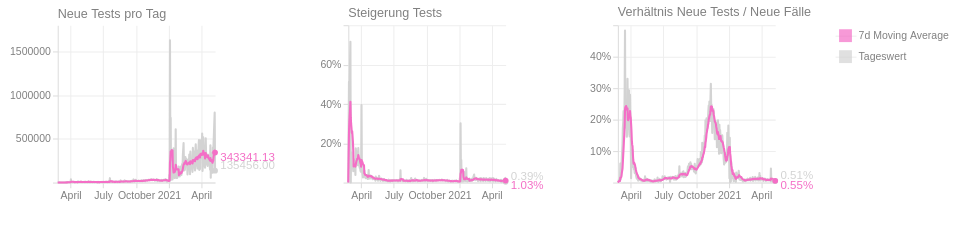

Write the Vega-Lite specification saved for this chart.
### Vega-Lite specification from a JSON file in a GitHub repository (floating-point values rounded to 4 significant figures; data arrays with more than 128 entries replaced by an {"elided": "..."} marker saying what was removed)
{"$schema": "https://vega.github.io/schema/vega-lite/v5.json", "config": {"axis": {"domainColor": "#ddd", "grid": true, "gridColor": "#eee", "labelBound": true, "labelColor": "gray", "minExtent": 50, "tickColor": "#ddd"}, "title": {"anchor": "start", "color": "gray", "dx": 50, "dy": 0, "fontSize": 12, "fontWeight": "normal"}, "view": {"continuousHeight": 300, "continuousWidth": 400, "strokeWidth": 0}}, "data": {"name": "data-efd1b5fba4a5753476e2f655ea834a0b"}, "datasets": {"data-793b2339a016668726e02e8737965916": [{"label": "Tageswert"}, {"label": "7d Moving Average"}], "data-efd1b5fba4a5753476e2f655ea834a0b": {"elided": "431 records"}}, "hconcat": [{"layer": [{"encoding": {"tooltip": [{"field": "date", "type": "temporal"}, {"field": "diff", "type": "quantitative"}], "x": {"field": "date", "title": "", "type": "temporal"}, "y": {"field": "diff", "impute": {"method": "mean"}, "title": "", "type": "quantitative"}}, "height": 150, "mark": {"color": "lightgray", "size": 2, "strokeJoin": "round", "type": "line"}, "transform": [{"as": "date", "field": "dataTime", "timeUnit": "yearmonthdate"}, {"aggregate": [{"as": "max_total_tests", "field": "total_tests", "op": "max"}, {"as": "max_total_confirmed", "field": "total_confirmed", "op": "max"}], "groupby": ["date"]}, {"frame": [-1, 0], "window": [{"as": "rolling_max", "field": "max_total_tests", "op": "max"}, {"as": "rolling_min", "field": "max_total_tests", "op": "min"}, {"as": "rolling_max_confirmed", "field": "max_total_confirmed", "op": "max"}, {"as": "rolling_min_confirmed", "field": "max_total_confirmed", "op": "min"}]}, {"as": "diff", "calculate": "(datum.rolling_max - datum.rolling_min)"}], "width": 150}, {"encoding": {"x": {"field": "date", "title": "", "type": "temporal"}, "y": {"axis": {"format": "2f", "title": ""}, "field": "rolling_mean", "type": "quantitative"}}, "height": 150, "mark": {"color": "#f46ec6", "size": 2, "strokeJoin": "round", "type": "line"}, "transform": [{"as": "date", "field": "dataTime", "timeUnit": "yearmonthdate"}, {"aggregate": [{"as": "max_total_tests", "field": "total_tests", "op": "max"}, {"as": "max_total_confirmed", "field": "total_confirmed", "op": "max"}], "groupby": ["date"]}, {"frame": [-1, 0], "window": [{"as": "rolling_max", "field": "max_total_tests", "op": "max"}, {"as": "rolling_min", "field": "max_total_tests", "op": "min"}, {"as": "rolling_max_confirmed", "field": "max_total_confirmed", "op": "max"}, {"as": "rolling_min_confirmed", "field": "max_total_confirmed", "op": "min"}]}, {"as": "diff", "calculate": "(datum.rolling_max - datum.rolling_min)"}, {"frame": [-7, 0], "window": [{"as": "rolling_mean", "field": "diff", "op": "mean"}]}], "width": 150}, {"encoding": {"text": {"field": "diff", "format": ".2f", "type": "quantitative"}, "x": {"field": "date", "type": "temporal"}, "y": {"field": "diff", "title": "", "type": "quantitative"}}, "height": 150, "mark": {"align": "left", "color": "lightgray", "dx": 5, "dy": -5, "type": "text"}, "transform": [{"as": "date", "field": "dataTime", "timeUnit": "yearmonthdate"}, {"aggregate": [{"as": "max_total_tests", "field": "total_tests", "op": "max"}, {"as": "max_total_confirmed", "field": "total_confirmed", "op": "max"}], "groupby": ["date"]}, {"frame": [-1, 0], "window": [{"as": "rolling_max", "field": "max_total_tests", "op": "max"}, {"as": "rolling_min", "field": "max_total_tests", "op": "min"}, {"as": "rolling_max_confirmed", "field": "max_total_confirmed", "op": "max"}, {"as": "rolling_min_confirmed", "field": "max_total_confirmed", "op": "min"}]}, {"as": "diff", "calculate": "(datum.rolling_max - datum.rolling_min)"}, {"sort": [{"field": "date", "order": "descending"}], "window": [{"as": "rank", "field": "date", "op": "rank"}]}, {"filter": "(datum.rank === 1)"}], "width": 150}, {"encoding": {"x": {"field": "date", "type": "temporal"}, "y": {"field": "diff", "title": "", "type": "quantitative"}}, "height": 150, "mark": {"color": "lightgray", "opacity": 1, "type": "circle"}, "transform": [{"as": "date", "field": "dataTime", "timeUnit": "yearmonthdate"}, {"aggregate": [{"as": "max_total_tests", "field": "total_tests", "op": "max"}, {"as": "max_total_confirmed", "field": "total_confirmed", "op": "max"}], "groupby": ["date"]}, {"frame": [-1, 0], "window": [{"as": "rolling_max", "field": "max_total_tests", "op": "max"}, {"as": "rolling_min", "field": "max_total_tests", "op": "min"}, {"as": "rolling_max_confirmed", "field": "max_total_confirmed", "op": "max"}, {"as": "rolling_min_confirmed", "field": "max_total_confirmed", "op": "min"}]}, {"as": "diff", "calculate": "(datum.rolling_max - datum.rolling_min)"}, {"sort": [{"field": "date", "order": "descending"}], "window": [{"as": "rank", "field": "date", "op": "rank"}]}, {"filter": "(datum.rank === 1)"}], "width": 150}, {"encoding": {"text": {"field": "rolling_mean", "format": ".2f", "type": "quantitative"}, "x": {"field": "date", "type": "temporal"}, "y": {"field": "rolling_mean", "title": "", "type": "quantitative"}}, "height": 150, "mark": {"align": "left", "color": "#f46ec6", "dx": 5, "dy": 5, "type": "text"}, "transform": [{"as": "date", "field": "dataTime", "timeUnit": "yearmonthdate"}, {"aggregate": [{"as": "max_total_tests", "field": "total_tests", "op": "max"}, {"as": "max_total_confirmed", "field": "total_confirmed", "op": "max"}], "groupby": ["date"]}, {"frame": [-1, 0], "window": [{"as": "rolling_max", "field": "max_total_tests", "op": "max"}, {"as": "rolling_min", "field": "max_total_tests", "op": "min"}, {"as": "rolling_max_confirmed", "field": "max_total_confirmed", "op": "max"}, {"as": "rolling_min_confirmed", "field": "max_total_confirmed", "op": "min"}]}, {"as": "diff", "calculate": "(datum.rolling_max - datum.rolling_min)"}, {"frame": [-7, 0], "window": [{"as": "rolling_mean", "field": "diff", "op": "mean"}]}, {"sort": [{"field": "date", "order": "descending"}], "window": [{"as": "rank", "field": "date", "op": "rank"}]}, {"filter": "(datum.rank === 1)"}], "width": 150}, {"encoding": {"x": {"field": "date", "type": "temporal"}, "y": {"field": "rolling_mean", "title": "", "type": "quantitative"}}, "height": 150, "mark": {"color": "#f46ec6", "opacity": 1, "type": "circle"}, "transform": [{"as": "date", "field": "dataTime", "timeUnit": "yearmonthdate"}, {"aggregate": [{"as": "max_total_tests", "field": "total_tests", "op": "max"}, {"as": "max_total_confirmed", "field": "total_confirmed", "op": "max"}], "groupby": ["date"]}, {"frame": [-1, 0], "window": [{"as": "rolling_max", "field": "max_total_tests", "op": "max"}, {"as": "rolling_min", "field": "max_total_tests", "op": "min"}, {"as": "rolling_max_confirmed", "field": "max_total_confirmed", "op": "max"}, {"as": "rolling_min_confirmed", "field": "max_total_confirmed", "op": "min"}]}, {"as": "diff", "calculate": "(datum.rolling_max - datum.rolling_min)"}, {"frame": [-7, 0], "window": [{"as": "rolling_mean", "field": "diff", "op": "mean"}]}, {"sort": [{"field": "date", "order": "descending"}], "window": [{"as": "rank", "field": "date", "op": "rank"}]}, {"filter": "(datum.rank === 1)"}], "width": 150}, {"encoding": {"tooltip": [{"field": "date", "title": "Datum", "type": "temporal"}, {"field": "rolling_mean", "format": ".2f", "title": "7d Moving Average", "type": "quantitative"}], "x": {"field": "date", "title": "", "type": "temporal"}, "y": {"field": "rolling_mean", "title": "", "type": "quantitative"}}, "height": 150, "mark": {"color": "#f46ec6", "opacity": 0, "size": 200, "type": "circle"}, "transform": [{"as": "date", "field": "dataTime", "timeUnit": "yearmonthdate"}, {"aggregate": [{"as": "max_total_tests", "field": "total_tests", "op": "max"}, {"as": "max_total_confirmed", "field": "total_confirmed", "op": "max"}], "groupby": ["date"]}, {"frame": [-1, 0], "window": [{"as": "rolling_max", "field": "max_total_tests", "op": "max"}, {"as": "rolling_min", "field": "max_total_tests", "op": "min"}, {"as": "rolling_max_confirmed", "field": "max_total_confirmed", "op": "max"}, {"as": "rolling_min_confirmed", "field": "max_total_confirmed", "op": "min"}]}, {"as": "diff", "calculate": "(datum.rolling_max - datum.rolling_min)"}, {"frame": [-7, 0], "window": [{"as": "rolling_mean", "field": "diff", "op": "mean"}]}], "width": 150}, {"encoding": {"tooltip": [{"field": "date", "title": "Datum", "type": "temporal"}, {"field": "diff", "format": ".2f", "title": "Neue Tests", "type": "quantitative"}], "x": {"field": "date", "title": "", "type": "temporal"}, "y": {"field": "diff", "title": "", "type": "quantitative"}}, "height": 150, "mark": {"color": "lightgray", "opacity": 0, "size": 200, "type": "circle"}, "transform": [{"as": "date", "field": "dataTime", "timeUnit": "yearmonthdate"}, {"aggregate": [{"as": "max_total_tests", "field": "total_tests", "op": "max"}, {"as": "max_total_confirmed", "field": "total_confirmed", "op": "max"}], "groupby": ["date"]}, {"frame": [-1, 0], "window": [{"as": "rolling_max", "field": "max_total_tests", "op": "max"}, {"as": "rolling_min", "field": "max_total_tests", "op": "min"}, {"as": "rolling_max_confirmed", "field": "max_total_confirmed", "op": "max"}, {"as": "rolling_min_confirmed", "field": "max_total_confirmed", "op": "min"}]}, {"as": "diff", "calculate": "(datum.rolling_max - datum.rolling_min)"}], "width": 150}], "title": "Neue Tests pro Tag"}, {"layer": [{"encoding": {"tooltip": [{"field": "date", "type": "temporal"}, {"field": "diff", "type": "quantitative"}], "x": {"field": "date", "title": "", "type": "temporal"}, "y": {"field": "diff", "impute": {"method": "mean"}, "title": "", "type": "quantitative"}}, "height": 150, "mark": {"color": "lightgray", "size": 2, "strokeJoin": "round", "type": "line"}, "transform": [{"as": "date", "field": "dataTime", "timeUnit": "yearmonthdate"}, {"aggregate": [{"as": "max_total_tests", "field": "total_tests", "op": "max"}, {"as": "max_total_confirmed", "field": "total_confirmed", "op": "max"}], "groupby": ["date"]}, {"frame": [-1, 0], "window": [{"as": "rolling_max", "field": "max_total_tests", "op": "max"}, {"as": "rolling_min", "field": "max_total_tests", "op": "min"}, {"as": "rolling_max_confirmed", "field": "max_total_confirmed", "op": "max"}, {"as": "rolling_min_confirmed", "field": "max_total_confirmed", "op": "min"}]}, {"as": "diff", "calculate": "(datum.rolling_max - datum.rolling_min) / datum.rolling_max"}], "width": 150}, {"encoding": {"x": {"field": "date", "title": "", "type": "temporal"}, "y": {"axis": {"format": "2%", "title": ""}, "field": "rolling_mean", "type": "quantitative"}}, "height": 150, "mark": {"color": "#f46ec6", "size": 2, "strokeJoin": "round", "type": "line"}, "transform": [{"as": "date", "field": "dataTime", "timeUnit": "yearmonthdate"}, {"aggregate": [{"as": "max_total_tests", "field": "total_tests", "op": "max"}, {"as": "max_total_confirmed", "field": "total_confirmed", "op": "max"}], "groupby": ["date"]}, {"frame": [-1, 0], "window": [{"as": "rolling_max", "field": "max_total_tests", "op": "max"}, {"as": "rolling_min", "field": "max_total_tests", "op": "min"}, {"as": "rolling_max_confirmed", "field": "max_total_confirmed", "op": "max"}, {"as": "rolling_min_confirmed", "field": "max_total_confirmed", "op": "min"}]}, {"as": "diff", "calculate": "(datum.rolling_max - datum.rolling_min) / datum.rolling_max"}, {"frame": [-7, 0], "window": [{"as": "rolling_mean", "field": "diff", "op": "mean"}]}], "width": 150}, {"encoding": {"text": {"field": "diff", "format": ".2%", "type": "quantitative"}, "x": {"field": "date", "type": "temporal"}, "y": {"field": "diff", "title": "", "type": "quantitative"}}, "height": 150, "mark": {"align": "left", "color": "lightgray", "dx": 5, "dy": -5, "type": "text"}, "transform": [{"as": "date", "field": "dataTime", "timeUnit": "yearmonthdate"}, {"aggregate": [{"as": "max_total_tests", "field": "total_tests", "op": "max"}, {"as": "max_total_confirmed", "field": "total_confirmed", "op": "max"}], "groupby": ["date"]}, {"frame": [-1, 0], "window": [{"as": "rolling_max", "field": "max_total_tests", "op": "max"}, {"as": "rolling_min", "field": "max_total_tests", "op": "min"}, {"as": "rolling_max_confirmed", "field": "max_total_confirmed", "op": "max"}, {"as": "rolling_min_confirmed", "field": "max_total_confirmed", "op": "min"}]}, {"as": "diff", "calculate": "(datum.rolling_max - datum.rolling_min) / datum.rolling_max"}, {"sort": [{"field": "date", "order": "descending"}], "window": [{"as": "rank", "field": "date", "op": "rank"}]}, {"filter": "(datum.rank === 1)"}], "width": 150}, {"encoding": {"x": {"field": "date", "type": "temporal"}, "y": {"field": "diff", "title": "", "type": "quantitative"}}, "height": 150, "mark": {"color": "lightgray", "opacity": 1, "type": "circle"}, "transform": [{"as": "date", "field": "dataTime", "timeUnit": "yearmonthdate"}, {"aggregate": [{"as": "max_total_tests", "field": "total_tests", "op": "max"}, {"as": "max_total_confirmed", "field": "total_confirmed", "op": "max"}], "groupby": ["date"]}, {"frame": [-1, 0], "window": [{"as": "rolling_max", "field": "max_total_tests", "op": "max"}, {"as": "rolling_min", "field": "max_total_tests", "op": "min"}, {"as": "rolling_max_confirmed", "field": "max_total_confirmed", "op": "max"}, {"as": "rolling_min_confirmed", "field": "max_total_confirmed", "op": "min"}]}, {"as": "diff", "calculate": "(datum.rolling_max - datum.rolling_min) / datum.rolling_max"}, {"sort": [{"field": "date", "order": "descending"}], "window": [{"as": "rank", "field": "date", "op": "rank"}]}, {"filter": "(datum.rank === 1)"}], "width": 150}, {"encoding": {"text": {"field": "rolling_mean", "format": ".2%", "type": "quantitative"}, "x": {"field": "date", "type": "temporal"}, "y": {"field": "rolling_mean", "title": "", "type": "quantitative"}}, "height": 150, "mark": {"align": "left", "color": "#f46ec6", "dx": 5, "dy": 5, "type": "text"}, "transform": [{"as": "date", "field": "dataTime", "timeUnit": "yearmonthdate"}, {"aggregate": [{"as": "max_total_tests", "field": "total_tests", "op": "max"}, {"as": "max_total_confirmed", "field": "total_confirmed", "op": "max"}], "groupby": ["date"]}, {"frame": [-1, 0], "window": [{"as": "rolling_max", "field": "max_total_tests", "op": "max"}, {"as": "rolling_min", "field": "max_total_tests", "op": "min"}, {"as": "rolling_max_confirmed", "field": "max_total_confirmed", "op": "max"}, {"as": "rolling_min_confirmed", "field": "max_total_confirmed", "op": "min"}]}, {"as": "diff", "calculate": "(datum.rolling_max - datum.rolling_min) / datum.rolling_max"}, {"frame": [-7, 0], "window": [{"as": "rolling_mean", "field": "diff", "op": "mean"}]}, {"sort": [{"field": "date", "order": "descending"}], "window": [{"as": "rank", "field": "date", "op": "rank"}]}, {"filter": "(datum.rank === 1)"}], "width": 150}, {"encoding": {"x": {"field": "date", "type": "temporal"}, "y": {"field": "rolling_mean", "title": "", "type": "quantitative"}}, "height": 150, "mark": {"color": "#f46ec6", "opacity": 1, "type": "circle"}, "transform": [{"as": "date", "field": "dataTime", "timeUnit": "yearmonthdate"}, {"aggregate": [{"as": "max_total_tests", "field": "total_tests", "op": "max"}, {"as": "max_total_confirmed", "field": "total_confirmed", "op": "max"}], "groupby": ["date"]}, {"frame": [-1, 0], "window": [{"as": "rolling_max", "field": "max_total_tests", "op": "max"}, {"as": "rolling_min", "field": "max_total_tests", "op": "min"}, {"as": "rolling_max_confirmed", "field": "max_total_confirmed", "op": "max"}, {"as": "rolling_min_confirmed", "field": "max_total_confirmed", "op": "min"}]}, {"as": "diff", "calculate": "(datum.rolling_max - datum.rolling_min) / datum.rolling_max"}, {"frame": [-7, 0], "window": [{"as": "rolling_mean", "field": "diff", "op": "mean"}]}, {"sort": [{"field": "date", "order": "descending"}], "window": [{"as": "rank", "field": "date", "op": "rank"}]}, {"filter": "(datum.rank === 1)"}], "width": 150}, {"encoding": {"tooltip": [{"field": "date", "title": "Datum", "type": "temporal"}, {"field": "rolling_mean", "format": ".2%", "title": "7d Moving Average", "type": "quantitative"}], "x": {"field": "date", "title": "", "type": "temporal"}, "y": {"field": "rolling_mean", "title": "", "type": "quantitative"}}, "height": 150, "mark": {"color": "#f46ec6", "opacity": 0, "size": 200, "type": "circle"}, "transform": [{"as": "date", "field": "dataTime", "timeUnit": "yearmonthdate"}, {"aggregate": [{"as": "max_total_tests", "field": "total_tests", "op": "max"}, {"as": "max_total_confirmed", "field": "total_confirmed", "op": "max"}], "groupby": ["date"]}, {"frame": [-1, 0], "window": [{"as": "rolling_max", "field": "max_total_tests", "op": "max"}, {"as": "rolling_min", "field": "max_total_tests", "op": "min"}, {"as": "rolling_max_confirmed", "field": "max_total_confirmed", "op": "max"}, {"as": "rolling_min_confirmed", "field": "max_total_confirmed", "op": "min"}]}, {"as": "diff", "calculate": "(datum.rolling_max - datum.rolling_min) / datum.rolling_max"}, {"frame": [-7, 0], "window": [{"as": "rolling_mean", "field": "diff", "op": "mean"}]}], "width": 150}, {"encoding": {"tooltip": [{"field": "date", "title": "Datum", "type": "temporal"}, {"field": "diff", "format": ".2%", "title": "Steigerung", "type": "quantitative"}], "x": {"field": "date", "title": "", "type": "temporal"}, "y": {"field": "diff", "title": "", "type": "quantitative"}}, "height": 150, "mark": {"color": "lightgray", "opacity": 0, "size": 200, "type": "circle"}, "transform": [{"as": "date", "field": "dataTime", "timeUnit": "yearmonthdate"}, {"aggregate": [{"as": "max_total_tests", "field": "total_tests", "op": "max"}, {"as": "max_total_confirmed", "field": "total_confirmed", "op": "max"}], "groupby": ["date"]}, {"frame": [-1, 0], "window": [{"as": "rolling_max", "field": "max_total_tests", "op": "max"}, {"as": "rolling_min", "field": "max_total_tests", "op": "min"}, {"as": "rolling_max_confirmed", "field": "max_total_confirmed", "op": "max"}, {"as": "rolling_min_confirmed", "field": "max_total_confirmed", "op": "min"}]}, {"as": "diff", "calculate": "(datum.rolling_max - datum.rolling_min) / datum.rolling_max"}], "width": 150}], "title": "Steigerung Tests"}, {"layer": [{"encoding": {"tooltip": [{"field": "date", "type": "temporal"}, {"field": "diff", "type": "quantitative"}], "x": {"field": "date", "title": "", "type": "temporal"}, "y": {"field": "diff", "impute": {"method": "mean"}, "title": "", "type": "quantitative"}}, "height": 150, "mark": {"color": "lightgray", "size": 2, "strokeJoin": "round", "type": "line"}, "transform": [{"as": "date", "field": "dataTime", "timeUnit": "yearmonthdate"}, {"aggregate": [{"as": "max_total_tests", "field": "total_tests", "op": "max"}, {"as": "max_total_confirmed", "field": "total_confirmed", "op": "max"}], "groupby": ["date"]}, {"frame": [-1, 0], "window": [{"as": "rolling_max", "field": "max_total_tests", "op": "max"}, {"as": "rolling_min", "field": "max_total_tests", "op": "min"}, {"as": "rolling_max_confirmed", "field": "max_total_confirmed", "op": "max"}, {"as": "rolling_min_confirmed", "field": "max_total_confirmed", "op": "min"}]}, {"as": "diff", "calculate": "(datum.rolling_max_confirmed - datum.rolling_min_confirmed) / max(100, (datum.rolling_max - datum.rolling_min))"}], "width": 150}, {"encoding": {"x": {"field": "date", "title": "", "type": "temporal"}, "y": {"axis": {"format": "2%", "title": ""}, "field": "rolling_mean", "type": "quantitative"}}, "height": 150, "mark": {"color": "#f46ec6", "size": 2, "strokeJoin": "round", "type": "line"}, "transform": [{"as": "date", "field": "dataTime", "timeUnit": "yearmonthdate"}, {"aggregate": [{"as": "max_total_tests", "field": "total_tests", "op": "max"}, {"as": "max_total_confirmed", "field": "total_confirmed", "op": "max"}], "groupby": ["date"]}, {"frame": [-1, 0], "window": [{"as": "rolling_max", "field": "max_total_tests", "op": "max"}, {"as": "rolling_min", "field": "max_total_tests", "op": "min"}, {"as": "rolling_max_confirmed", "field": "max_total_confirmed", "op": "max"}, {"as": "rolling_min_confirmed", "field": "max_total_confirmed", "op": "min"}]}, {"as": "diff", "calculate": "(datum.rolling_max_confirmed - datum.rolling_min_confirmed) / max(100, (datum.rolling_max - datum.rolling_min))"}, {"frame": [-7, 0], "window": [{"as": "rolling_mean", "field": "diff", "op": "mean"}]}], "width": 150}, {"encoding": {"text": {"field": "diff", "format": ".2%", "type": "quantitative"}, "x": {"field": "date", "type": "temporal"}, "y": {"field": "diff", "title": "", "type": "quantitative"}}, "height": 150, "mark": {"align": "left", "color": "lightgray", "dx": 5, "dy": -5, "type": "text"}, "transform": [{"as": "date", "field": "dataTime", "timeUnit": "yearmonthdate"}, {"aggregate": [{"as": "max_total_tests", "field": "total_tests", "op": "max"}, {"as": "max_total_confirmed", "field": "total_confirmed", "op": "max"}], "groupby": ["date"]}, {"frame": [-1, 0], "window": [{"as": "rolling_max", "field": "max_total_tests", "op": "max"}, {"as": "rolling_min", "field": "max_total_tests", "op": "min"}, {"as": "rolling_max_confirmed", "field": "max_total_confirmed", "op": "max"}, {"as": "rolling_min_confirmed", "field": "max_total_confirmed", "op": "min"}]}, {"as": "diff", "calculate": "(datum.rolling_max_confirmed - datum.rolling_min_confirmed) / max(100, (datum.rolling_max - datum.rolling_min))"}, {"sort": [{"field": "date", "order": "descending"}], "window": [{"as": "rank", "field": "date", "op": "rank"}]}, {"filter": "(datum.rank === 1)"}], "width": 150}, {"encoding": {"x": {"field": "date", "type": "temporal"}, "y": {"field": "diff", "title": "", "type": "quantitative"}}, "height": 150, "mark": {"color": "lightgray", "opacity": 1, "type": "circle"}, "transform": [{"as": "date", "field": "dataTime", "timeUnit": "yearmonthdate"}, {"aggregate": [{"as": "max_total_tests", "field": "total_tests", "op": "max"}, {"as": "max_total_confirmed", "field": "total_confirmed", "op": "max"}], "groupby": ["date"]}, {"frame": [-1, 0], "window": [{"as": "rolling_max", "field": "max_total_tests", "op": "max"}, {"as": "rolling_min", "field": "max_total_tests", "op": "min"}, {"as": "rolling_max_confirmed", "field": "max_total_confirmed", "op": "max"}, {"as": "rolling_min_confirmed", "field": "max_total_confirmed", "op": "min"}]}, {"as": "diff", "calculate": "(datum.rolling_max_confirmed - datum.rolling_min_confirmed) / max(100, (datum.rolling_max - datum.rolling_min))"}, {"sort": [{"field": "date", "order": "descending"}], "window": [{"as": "rank", "field": "date", "op": "rank"}]}, {"filter": "(datum.rank === 1)"}], "width": 150}, {"encoding": {"text": {"field": "rolling_mean", "format": ".2%", "type": "quantitative"}, "x": {"field": "date", "type": "temporal"}, "y": {"field": "rolling_mean", "title": "", "type": "quantitative"}}, "height": 150, "mark": {"align": "left", "color": "#f46ec6", "dx": 5, "dy": 5, "type": "text"}, "transform": [{"as": "date", "field": "dataTime", "timeUnit": "yearmonthdate"}, {"aggregate": [{"as": "max_total_tests", "field": "total_tests", "op": "max"}, {"as": "max_total_confirmed", "field": "total_confirmed", "op": "max"}], "groupby": ["date"]}, {"frame": [-1, 0], "window": [{"as": "rolling_max", "field": "max_total_tests", "op": "max"}, {"as": "rolling_min", "field": "max_total_tests", "op": "min"}, {"as": "rolling_max_confirmed", "field": "max_total_confirmed", "op": "max"}, {"as": "rolling_min_confirmed", "field": "max_total_confirmed", "op": "min"}]}, {"as": "diff", "calculate": "(datum.rolling_max_confirmed - datum.rolling_min_confirmed) / max(100, (datum.rolling_max - datum.rolling_min))"}, {"frame": [-7, 0], "window": [{"as": "rolling_mean", "field": "diff", "op": "mean"}]}, {"sort": [{"field": "date", "order": "descending"}], "window": [{"as": "rank", "field": "date", "op": "rank"}]}, {"filter": "(datum.rank === 1)"}], "width": 150}, {"encoding": {"x": {"field": "date", "type": "temporal"}, "y": {"field": "rolling_mean", "title": "", "type": "quantitative"}}, "height": 150, "mark": {"color": "#f46ec6", "opacity": 1, "type": "circle"}, "transform": [{"as": "date", "field": "dataTime", "timeUnit": "yearmonthdate"}, {"aggregate": [{"as": "max_total_tests", "field": "total_tests", "op": "max"}, {"as": "max_total_confirmed", "field": "total_confirmed", "op": "max"}], "groupby": ["date"]}, {"frame": [-1, 0], "window": [{"as": "rolling_max", "field": "max_total_tests", "op": "max"}, {"as": "rolling_min", "field": "max_total_tests", "op": "min"}, {"as": "rolling_max_confirmed", "field": "max_total_confirmed", "op": "max"}, {"as": "rolling_min_confirmed", "field": "max_total_confirmed", "op": "min"}]}, {"as": "diff", "calculate": "(datum.rolling_max_confirmed - datum.rolling_min_confirmed) / max(100, (datum.rolling_max - datum.rolling_min))"}, {"frame": [-7, 0], "window": [{"as": "rolling_mean", "field": "diff", "op": "mean"}]}, {"sort": [{"field": "date", "order": "descending"}], "window": [{"as": "rank", "field": "date", "op": "rank"}]}, {"filter": "(datum.rank === 1)"}], "width": 150}, {"encoding": {"tooltip": [{"field": "date", "title": "Datum", "type": "temporal"}, {"field": "rolling_mean", "format": ".2%", "title": "7d Moving Average", "type": "quantitative"}], "x": {"field": "date", "title": "", "type": "temporal"}, "y": {"field": "rolling_mean", "title": "", "type": "quantitative"}}, "height": 150, "mark": {"color": "#f46ec6", "opacity": 0, "size": 200, "type": "circle"}, "transform": [{"as": "date", "field": "dataTime", "timeUnit": "yearmonthdate"}, {"aggregate": [{"as": "max_total_tests", "field": "total_tests", "op": "max"}, {"as": "max_total_confirmed", "field": "total_confirmed", "op": "max"}], "groupby": ["date"]}, {"frame": [-1, 0], "window": [{"as": "rolling_max", "field": "max_total_tests", "op": "max"}, {"as": "rolling_min", "field": "max_total_tests", "op": "min"}, {"as": "rolling_max_confirmed", "field": "max_total_confirmed", "op": "max"}, {"as": "rolling_min_confirmed", "field": "max_total_confirmed", "op": "min"}]}, {"as": "diff", "calculate": "(datum.rolling_max_confirmed - datum.rolling_min_confirmed) / max(100, (datum.rolling_max - datum.rolling_min))"}, {"frame": [-7, 0], "window": [{"as": "rolling_mean", "field": "diff", "op": "mean"}]}], "width": 150}, {"encoding": {"tooltip": [{"field": "date", "title": "Datum", "type": "temporal"}, {"field": "diff", "format": ".2%", "title": "Verhältnis", "type": "quantitative"}], "x": {"field": "date", "title": "", "type": "temporal"}, "y": {"field": "diff", "title": "", "type": "quantitative"}}, "height": 150, "mark": {"color": "lightgray", "opacity": 0, "size": 200, "type": "circle"}, "transform": [{"as": "date", "field": "dataTime", "timeUnit": "yearmonthdate"}, {"aggregate": [{"as": "max_total_tests", "field": "total_tests", "op": "max"}, {"as": "max_total_confirmed", "field": "total_confirmed", "op": "max"}], "groupby": ["date"]}, {"frame": [-1, 0], "window": [{"as": "rolling_max", "field": "max_total_tests", "op": "max"}, {"as": "rolling_min", "field": "max_total_tests", "op": "min"}, {"as": "rolling_max_confirmed", "field": "max_total_confirmed", "op": "max"}, {"as": "rolling_min_confirmed", "field": "max_total_confirmed", "op": "min"}]}, {"as": "diff", "calculate": "(datum.rolling_max_confirmed - datum.rolling_min_confirmed) / max(100, (datum.rolling_max - datum.rolling_min))"}], "width": 150}], "title": "Verhältnis Neue Tests / Neue Fälle"}, {"data": {"name": "data-793b2339a016668726e02e8737965916"}, "encoding": {"color": {"field": "label", "legend": null, "scale": {"domain": ["Tageswert", "7d Moving Average"], "range": ["lightgray", "#f46ec6"]}, "type": "nominal"}, "y": {"axis": {"domain": false, "orient": "right", "ticks": false}, "field": "label", "title": null, "type": "nominal"}}, "mark": {"size": 150, "type": "square"}}]}
